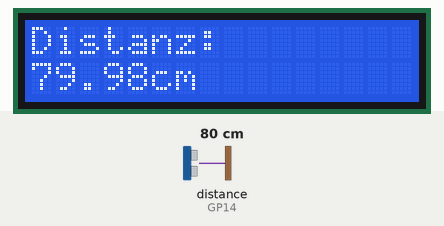
Recording of a program running on a simulated Raspberry Pi Pico running CircuitPython. Parts: 16×2 character LCD. The inputs (shaded band) are chosen by the test bench; at power-on: distance to the obstacle (sensor on GP14) 80 cm. The echo pulse lasts 58.3 µs per cm; library files of the repository ran but are not shown: lcd.py, i2c_pcf8574_interface.py.

Above: at 0.7 s.
1.3 s: distance to the obstacle (sensor on GP14) set to 2 cm
At 2.2 s:
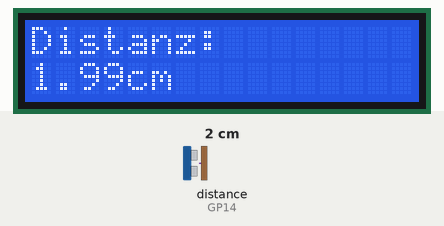
4.5 s: distance to the obstacle (sensor on GP14) set to 4 cm
At 5.0 s:
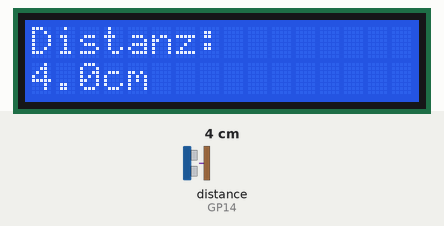
6.1 s: distance to the obstacle (sensor on GP14) set to 9 cm
At 6.7 s:
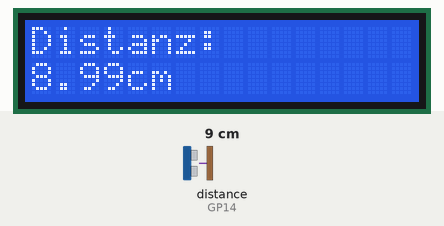
Timing chart, 0 to 9.1 s (numbered marks = the images above; inputs shaded):
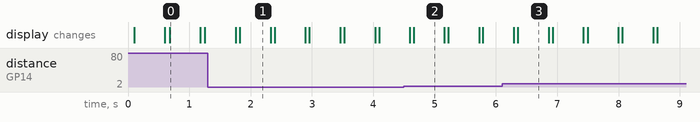

Measured:
- after the input at 1.3 s, the display: first differs from a run without the input after 0.52 s (image 1)
- after the input at 4.5 s, the display: first differs from a run without the input after 0.16 s (image 2)
- after the input at 6.1 s, the display: first differs from a run without the input after 0.26 s (image 3)
- what the display in image 0 shows lasts 0.5 s, from 0.7 s to 1.2 s

The program:

code.py
```python
import distanzsensor
import board
import busio
import time
from lcd.lcd import LCD
from lcd.i2c_pcf8574_interface import I2CPCF8574Interface

"""
    Ein Ultraschallsensor misst die Distanz zum nächst erfassten Objekt, der Wert wird am Display ausgegeben
"""
sda, scl = board.GP0, board.GP1
i2c = busio.I2C(scl, sda)
lcd = LCD(I2CPCF8574Interface(i2c, 0x27), num_rows=2, num_cols=16) #If address 0x27 does not work try 0x3F
lcd.set_backlight(True)
while True:
    lcd.set_cursor_pos(0,0)
    lcd.print("Distanz:")
    lcd.set_cursor_pos(1,0)
    dist = distanzsensor.getdistanz()
    lcd.print(str(round(dist, 2)) + "cm")
    time.sleep(0.5)
    lcd.clear()
```

distanzsensor.py
```python
#import led_colourchange
import time
import digitalio
import board
import adafruit_hcsr04
import pwmio

sonar = adafruit_hcsr04.HCSR04(trigger_pin=board.GP15, echo_pin=board.GP14)

def getdistanz():
    try:
        return sonar.distance
    except RuntimeError:
        return -1
```
